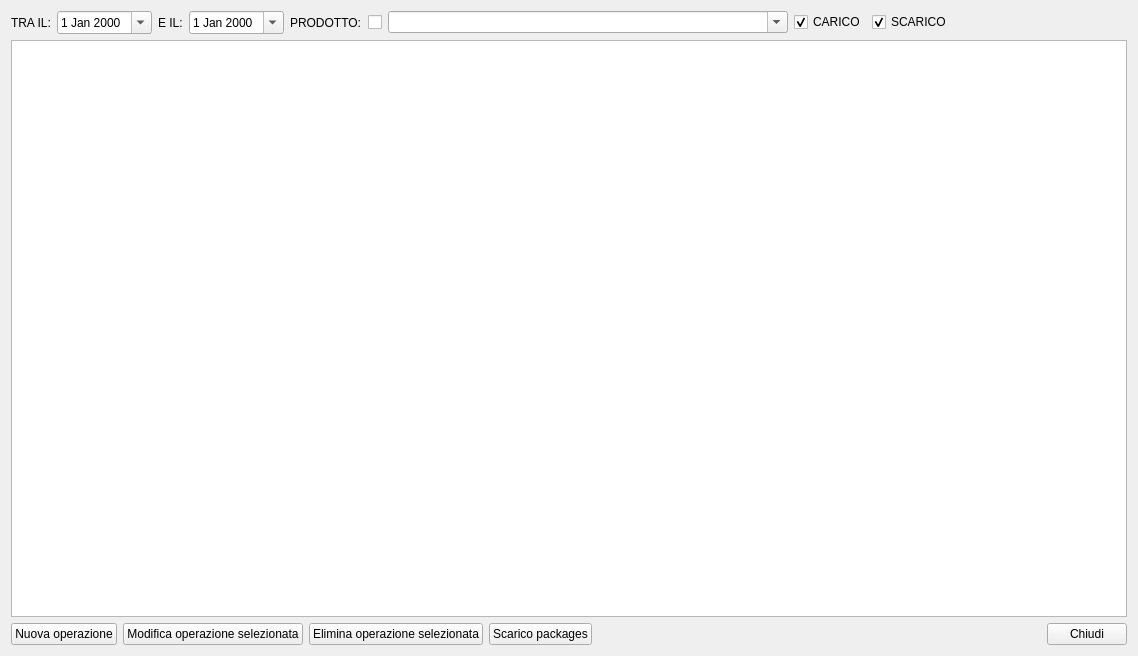
<?xml version="1.0" encoding="UTF-8"?>
<ui version="4.0">
 <class>HMagazzino</class>
 <widget class="QWidget" name="HMagazzino">
  <property name="geometry">
   <rect>
    <x>0</x>
    <y>0</y>
    <width>1138</width>
    <height>656</height>
   </rect>
  </property>
  <property name="windowTitle">
   <string>Movimentazione Magazzino</string>
  </property>
  <property name="windowIcon">
   <iconset resource="icons.qrc">
    <normaloff>:/Resources/fork-1-icon.png</normaloff>:/Resources/fork-1-icon.png</iconset>
  </property>
  <layout class="QVBoxLayout" name="verticalLayout">
   <item>
    <layout class="QHBoxLayout" name="horizontalLayout_4">
     <item>
      <layout class="QHBoxLayout" name="horizontalLayout">
       <item>
        <widget class="QLabel" name="label">
         <property name="text">
          <string>TRA IL:</string>
         </property>
        </widget>
       </item>
       <item>
        <widget class="QDateEdit" name="deFrom">
         <property name="calendarPopup">
          <bool>true</bool>
         </property>
        </widget>
       </item>
       <item>
        <widget class="QLabel" name="label_2">
         <property name="text">
          <string>E IL:</string>
         </property>
        </widget>
       </item>
       <item>
        <widget class="QDateEdit" name="deTo">
         <property name="calendarPopup">
          <bool>true</bool>
         </property>
        </widget>
       </item>
      </layout>
     </item>
     <item>
      <layout class="QHBoxLayout" name="horizontalLayout_2">
       <item>
        <widget class="QLabel" name="label_3">
         <property name="text">
          <string>PRODOTTO:</string>
         </property>
        </widget>
       </item>
       <item>
        <widget class="QCheckBox" name="cbP">
         <property name="text">
          <string/>
         </property>
        </widget>
       </item>
       <item>
        <widget class="QComboBox" name="cbProdotti">
         <property name="enabled">
          <bool>true</bool>
         </property>
         <property name="minimumSize">
          <size>
           <width>400</width>
           <height>0</height>
          </size>
         </property>
         <property name="editable">
          <bool>true</bool>
         </property>
         <property name="insertPolicy">
          <enum>QComboBox::NoInsert</enum>
         </property>
        </widget>
       </item>
      </layout>
     </item>
     <item>
      <layout class="QHBoxLayout" name="horizontalLayout_3">
       <item>
        <widget class="QCheckBox" name="cbC">
         <property name="text">
          <string>CARICO</string>
         </property>
         <property name="checked">
          <bool>true</bool>
         </property>
        </widget>
       </item>
       <item>
        <widget class="QCheckBox" name="cbS">
         <property name="text">
          <string>SCARICO</string>
         </property>
         <property name="checked">
          <bool>true</bool>
         </property>
        </widget>
       </item>
       <item>
        <spacer name="horizontalSpacer">
         <property name="orientation">
          <enum>Qt::Horizontal</enum>
         </property>
         <property name="sizeHint" stdset="0">
          <size>
           <width>40</width>
           <height>20</height>
          </size>
         </property>
        </spacer>
       </item>
      </layout>
     </item>
    </layout>
   </item>
   <item>
    <widget class="QTableView" name="tableView">
     <property name="editTriggers">
      <set>QAbstractItemView::NoEditTriggers</set>
     </property>
     <property name="alternatingRowColors">
      <bool>true</bool>
     </property>
     <property name="selectionMode">
      <enum>QAbstractItemView::SingleSelection</enum>
     </property>
     <property name="selectionBehavior">
      <enum>QAbstractItemView::SelectRows</enum>
     </property>
     <attribute name="horizontalHeaderShowSortIndicator" stdset="0">
      <bool>true</bool>
     </attribute>
     <attribute name="horizontalHeaderStretchLastSection">
      <bool>true</bool>
     </attribute>
     <attribute name="verticalHeaderVisible">
      <bool>false</bool>
     </attribute>
    </widget>
   </item>
   <item>
    <layout class="QHBoxLayout" name="horizontalLayout_5">
     <item>
      <widget class="QPushButton" name="pushButton_3">
       <property name="text">
        <string>Nuova operazione</string>
       </property>
       <property name="icon">
        <iconset resource="icons.qrc">
         <normaloff>:/Resources/Actions-configure-icon.png</normaloff>:/Resources/Actions-configure-icon.png</iconset>
       </property>
      </widget>
     </item>
     <item>
      <widget class="QPushButton" name="pushButton_2">
       <property name="text">
        <string>Modifica operazione selezionata</string>
       </property>
       <property name="icon">
        <iconset resource="icons.qrc">
         <normaloff>:/Resources/Monitoring64.png</normaloff>:/Resources/Monitoring64.png</iconset>
       </property>
      </widget>
     </item>
     <item>
      <widget class="QPushButton" name="pbDelete">
       <property name="text">
        <string>Elimina operazione selezionata</string>
       </property>
       <property name="icon">
        <iconset resource="icons.qrc">
         <normaloff>:/Resources/note_remove.png</normaloff>:/Resources/note_remove.png</iconset>
       </property>
      </widget>
     </item>
     <item>
      <widget class="QPushButton" name="pushButton_4">
       <property name="text">
        <string>Scarico packages</string>
       </property>
       <property name="icon">
        <iconset resource="icons.qrc">
         <normaloff>:/Resources/Upload.PNG</normaloff>:/Resources/Upload.PNG</iconset>
       </property>
      </widget>
     </item>
     <item>
      <spacer name="horizontalSpacer_2">
       <property name="orientation">
        <enum>Qt::Horizontal</enum>
       </property>
       <property name="sizeHint" stdset="0">
        <size>
         <width>40</width>
         <height>20</height>
        </size>
       </property>
      </spacer>
     </item>
     <item>
      <widget class="QPushButton" name="pushButton">
       <property name="text">
        <string>Chiudi</string>
       </property>
       <property name="icon">
        <iconset resource="icons.qrc">
         <normaloff>:/Resources/Actions-window-close-icon.png</normaloff>:/Resources/Actions-window-close-icon.png</iconset>
       </property>
      </widget>
     </item>
    </layout>
   </item>
  </layout>
 </widget>
 <resources>
  <include location="icons.qrc"/>
 </resources>
 <connections/>
</ui>
